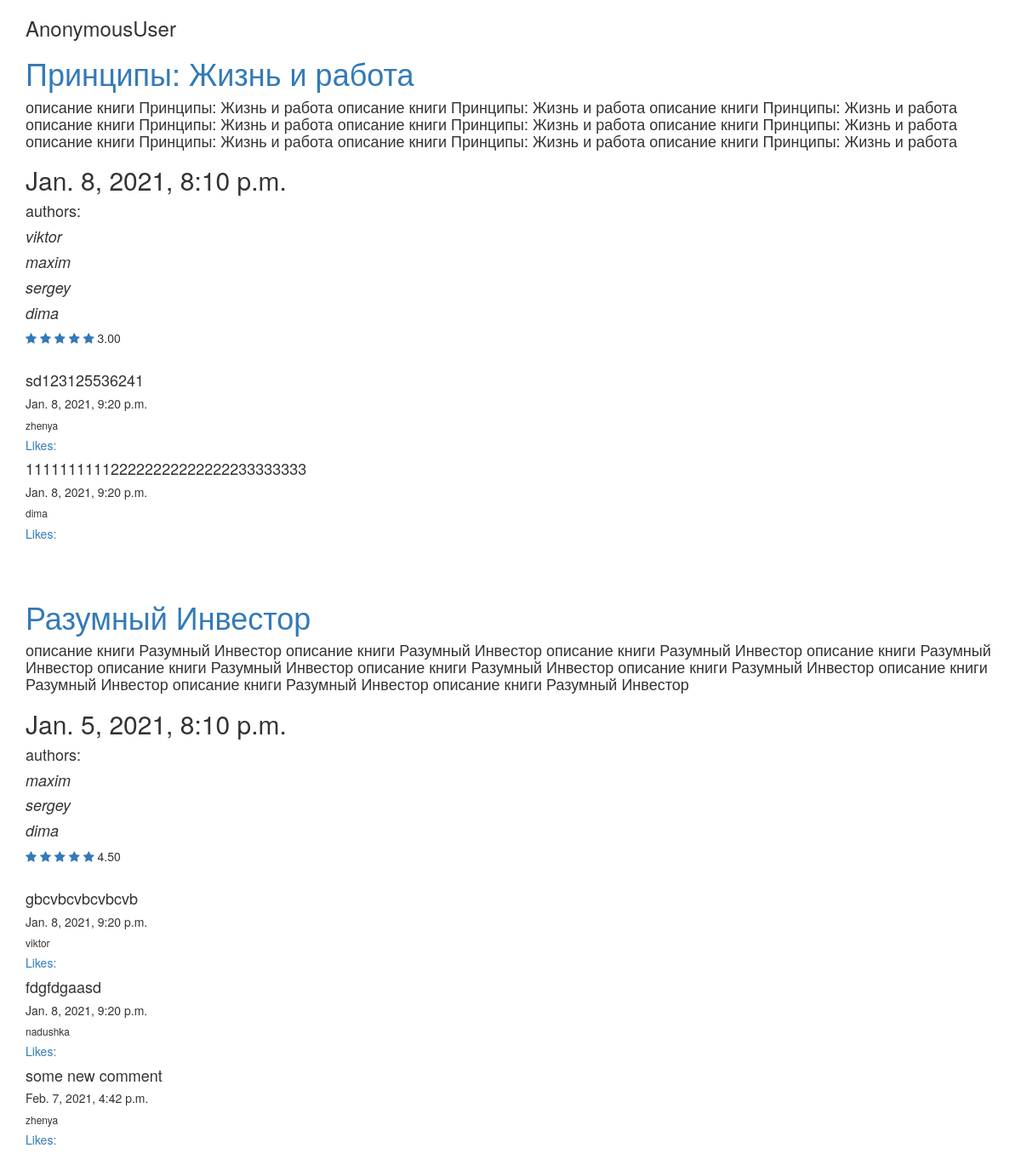
/shop/genres_page/Business/, run on the app's committed database.
### manager/models.py (models this page shows, shortened)
class Book(models.Model):
    title = models.CharField(max_length=250)
    date = models.DateTimeField(verbose_name='date-time', auto_now=False, null=True)
    authors = models.ManyToManyField(User, related_name='books')
    description = models.TextField(verbose_name='описание', null=True)
    likes = models.PositiveIntegerField(default=0)
    genres = models.CharField(max_length=50, verbose_name='жанр', null=True)
    rate = models.DecimalField(max_digits=3, decimal_places=2, default=0.0)
    users_counted_stars = models.PositiveIntegerField(default=0, verbose_name='counted_stars')
    count_users = models.PositiveIntegerField(default=0, verbose_name='counted_users')
    slug = models.SlugField(null=True, unique=True)

class Comment(models.Model):
    class Meta:
        verbose_name = 'Коммментарий'
        verbose_name_plural = 'Комментарии'
    comment = models.TextField(verbose_name='comment')
    date = models.DateTimeField(auto_now=True)
    author = models.ForeignKey(User, on_delete=models.CASCADE, related_name='author_comment')
    book = models.ForeignKey(Book, on_delete=models.CASCADE, related_name='comments')
    users_like = models.ManyToManyField(
        User,
        through='manager.LikeCommentUser',
        related_name='liked_comment'
    )
    tmp_book = models.ForeignKey("TMPBook", on_delete=models.CASCADE, related_name='tmp_comment', null= True)

### manager/views.py (the view)
# urls.py: path('genres_page/<str:genre>/', GenresPage.as_view(), name='genre_page'),
class GenresPage(View):
    def get(self, request, genre):
        books = Book.objects.filter(genres=genre)
        context = {}
        context['books'] = books.prefetch_related('authors')
        context['range'] = range(1, 6)
        return render(request, 'genre_page.html', context)

### manager/templates/genre_page.html (shortened to what this page needs)
<!DOCTYPE html>
<html lang="en">
<head>
    <link rel="stylesheet" href="https://maxcdn.bootstrapcdn.com/bootstrap/3.4.1/css/bootstrap.min.css">
    <link rel="stylesheet" href="https://cdnjs.cloudflare.com/ajax/libs/font-awesome/4.7.0/css/font-awesome.min.css">
</head>
<body>
<div class="container">
<h3>{{ user }}</h3>
{% for b in books %}
    <a href="{% url 'book-detail-page' slug=b.slug %}"><h1>{{ b.title }}</h1></a>
    <h4> {{ b.description}} </h4>
    <h2>{{ b.date }}</h2>
    <h4> authors: </h4>
        {% for i in b.authors.all %}
            <h4><i> {{ i }}</i></h4>
            {% endfor %}
    {% for i in range %}
        {% if b.rate >= i %}
        <a href="{% url 'add_rating' slug=b.slug rate=i %}">
        <span class="fa fa-star checked"></span>
        </a>
        {% else %}
        <a href="{% url 'add_rating' slug=b.slug rate=i  %}">
        <span class="fa fa-star" href="{% url 'add_rating' rate=i slug=b.slug %}"></span>
        </a>
        {% endif %}
    {% endfor %}
     {{ b.rate }}
    <br><br>
    {% for comment in b.comments.all %}
    <h4>{{ comment.comment }}</h4>
    <h5>{{ comment.date }}</h5>
    <h6>{{ comment.author }} </h6>
    <a href="{% url 'comment_like' id=comment.id %}"><h5>Likes: {{ comment.count_like }}</h5></a>
    {% endfor %}
    <br><br>
{% endfor %}
</div>
</body>
</html>

### data on the page
Book: title "Принципы: Жизнь и работа", description "описание книги Принципы: Жизнь и работа описание книги Принципы: Жизнь и работа описание книги Принципы: Жизнь и работа описание книги Принципы: Жизнь и работа описание книги Принципы: Жизнь и работа описание книги Принципы: Жизнь и работа описание книги Принципы: Жизнь и работа описание книги Принципы: Жизнь и работа описание книги Принципы: Жизнь и работа", date "Jan. 8, 2021, 8:10 p.m.", rate "3.00"
Comment: comment "sd123125536241", date "Jan. 8, 2021, 9:20 p.m.", author "zhenya"
Comment: comment "111111111122222222222222233333333", date "Jan. 8, 2021, 9:20 p.m.", author "dima"
Book: title "Разумный Инвестор", description "описание книги Разумный Инвестор описание книги Разумный Инвестор описание книги Разумный Инвестор описание книги Разумный Инвестор описание книги Разумный Инвестор описание книги Разумный Инвестор описание книги Разумный Инвестор описание книги Разумный Инвестор описание книги Разумный Инвестор описание книги Разумный Инвестор", date "Jan. 5, 2021, 8:10 p.m.", rate "4.50"
Comment: comment "gbcvbcvbcvbcvb", date "Jan. 8, 2021, 9:20 p.m.", author "viktor"
Comment: comment "fdgfdgaasd", date "Jan. 8, 2021, 9:20 p.m.", author "nadushka"
Comment: comment "some new comment", date "Feb. 7, 2021, 4:42 p.m.", author "zhenya"

### other printed values
{{ user }} "AnonymousUser"
{{ i }} "viktor"
{{ i }} "maxim"
{{ i }} "sergey"
{{ i }} "dima"
